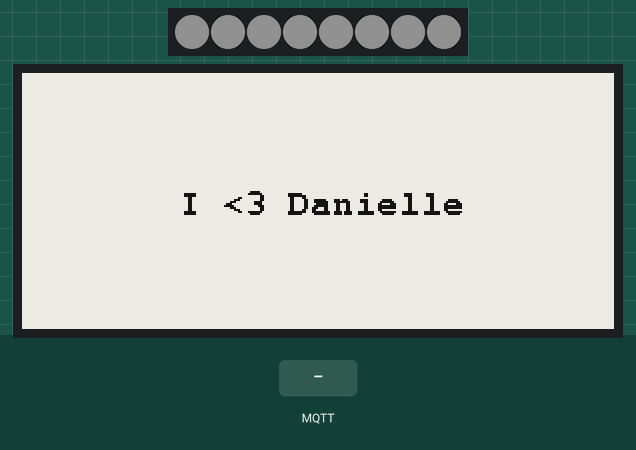
Recording of a sketch running on a simulated ESP32. On the bench: 8 RGB LEDs in strip order, left to right, 296×128 one-colour display. The test bench sets the inputs (shaded band). Dim RGB values are drawn brighter than linear; WiFi joins after 1.5 s; servers stay silent unless stated; no MQTT or app messages arrive unless stated; what the sketch prints to the serial monitor is not drawn.

Above: at 5.5 s.
5.6 s: MQTT message "/badge/text" arrives on the first subscribed topic
At 8.4 s:
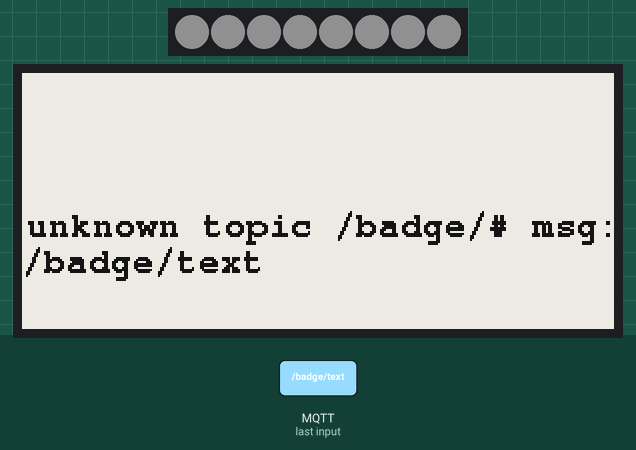
8.6 s: MQTT message "/badge/colour" arrives on the first subscribed topic
At 11.4 s:
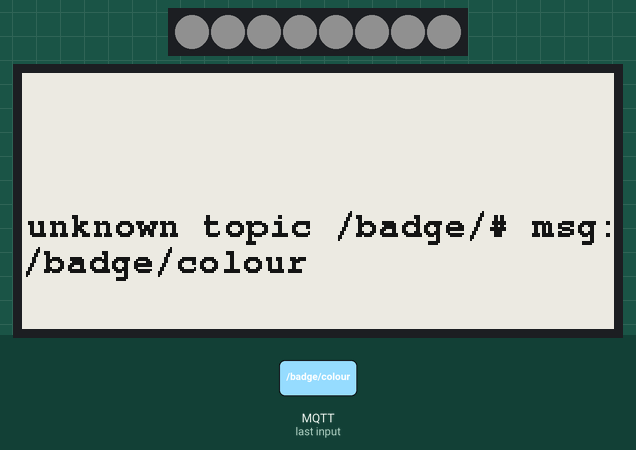
11.6 s: MQTT message "5" arrives on the first subscribed topic
At 14.4 s:
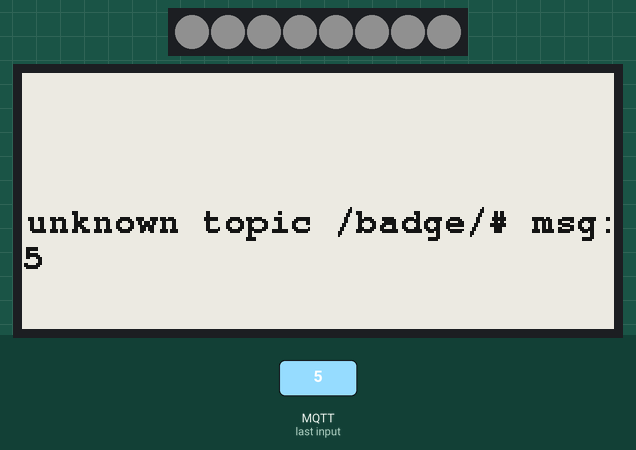
14.6 s: MQTT message "90" arrives on the first subscribed topic
At 17.4 s:
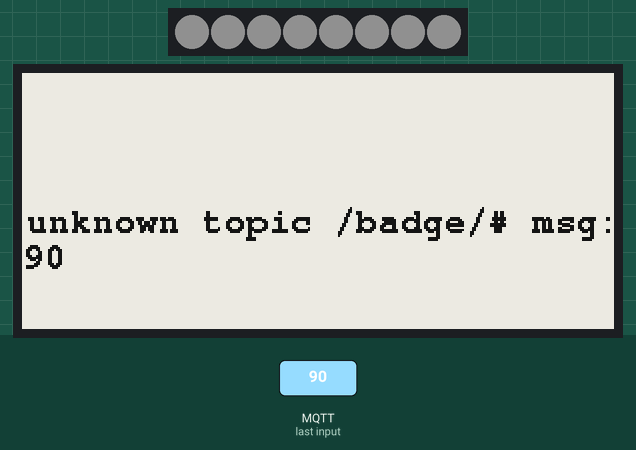
17.6 s: MQTT message "/badge/text" arrives on the first subscribed topic
At 20.4 s:
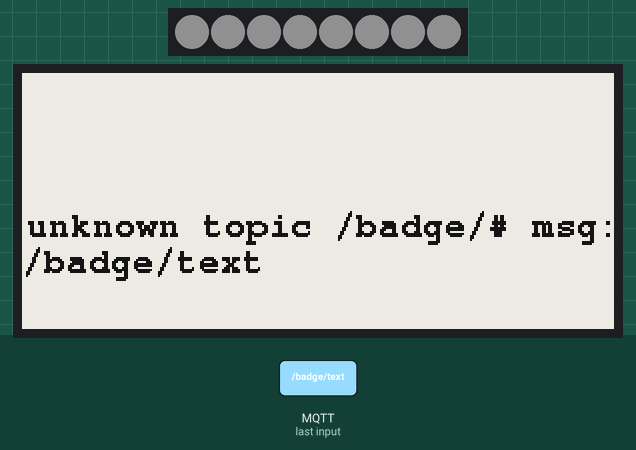
20.6 s: MQTT message "200" arrives on the first subscribed topic
At 24.2 s:
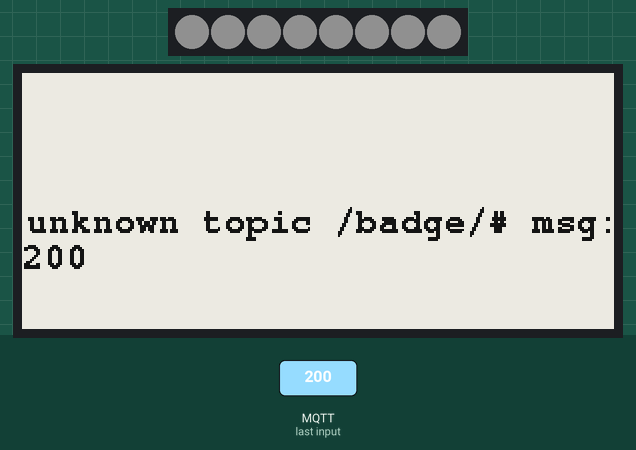
Timing chart, 0 to 24.6 s (numbered marks = the images above; inputs shaded):
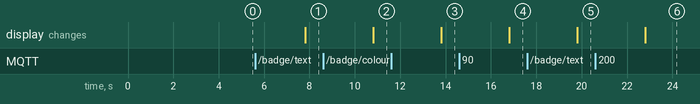

Measured:
- after the input at 5.6 s, the display: changes after 2.2 s (image 1)
- after the input at 8.6 s, the display: changes after 2.2 s (image 2)
- after the input at 11.6 s, the display: changes after 2.2 s (image 3)
- after the input at 14.6 s, the display: changes after 2.2 s (image 4)
- after the input at 17.6 s, the display: changes after 2.2 s (image 5)
- after the input at 20.6 s, the display: changes after 2.2 s (image 6)

The sketch:

badge.ino
```cpp
#include "config.h"

#include <GxEPD2_BW.h>
#include <Fonts/FreeMonoBold9pt7b.h>
#include <Adafruit_NeoPixel.h>
#include <WiFi.h>
#include <MQTT.h>


GxEPD2_BW<GxEPD2_290, GxEPD2_290::HEIGHT> display(GxEPD2_290(/*CS=5*/ SS, /*DC=*/ 17, /*RST=*/ 16, /*BUSY=*/ 4));
Adafruit_NeoPixel strip = Adafruit_NeoPixel(8, 2, NEO_GRB + NEO_KHZ800);

WiFiClient net;

MQTTClient client;


void setup()
{
  //neopixels
  strip.begin();
  strip.setBrightness(16);
  strip.show(); // Initialize all pixels to 'off'
  setColours(0xffffff);

  //Serial
  Serial.begin(115200);

  //Display
  display.init(115200);
  showText("I <3 Danielle");

  //WiFi
  WiFi.begin(ssid, pass);

  //MQTT
  client.begin(mqtt_server, net);
  client.onMessage(messageReceived);

  connect();


  Serial.println("setup done");
}

void loop() {
  client.loop();
  delay(10);  // <- fixes some issues with WiFi stability

  if (!client.connected()) {
    connect();
  }
}


void showText(String text)
{
  //Serial.println("helloWorld");
  // most e-papers have width < height (portrait) as native orientation, especially the small ones
  // in GxEPD2 rotation 0 is used for native orientation (most TFT libraries use 0 fix for portrait orientation)
  // set rotation to 1 (rotate right 90 degrees) to have enough space on small displays (landscape)
  display.setRotation(1);
  // select a suitable font in Adafruit_GFX
  display.setFont(&FreeMonoBold9pt7b);
  // on e-papers black on white is more pleasant to read
  display.setTextColor(GxEPD_BLACK);
  // Adafruit_GFX has a handy method getTextBounds() to determine the boundary box for a text for the actual font
  int16_t tbx, tby; uint16_t tbw, tbh; // boundary box window
  display.getTextBounds(text, 0, 0, &tbx, &tby, &tbw, &tbh); // it works for 0, 0, fortunately (negative tby!)
  // center the boundary box of the text
  uint16_t x = (display.width() - tbw) / 2;
  uint16_t y = (display.height() + tbh) / 2; // y is base line!
  // full window mode is the initial mode, set it anyway
  display.setFullWindow();
  // here we use paged drawing, even if the processor has enough RAM for full buffer
  // so this can be used with any supported processor board.
  // the cost in code overhead and execution time penalty is marginal
  // tell the graphics class to use paged drawing mode
  display.firstPage();
  do
  {
    // this part of code is executed multiple times, as many as needed,
    // in case of full buffer it is executed once
    // IMPORTANT: each iteration needs to draw the same, to avoid strange effects
    // use a copy of values that might change, don't read e.g. from analog or pins in the loop!
    display.fillScreen(GxEPD_WHITE); // set the background to white (fill the buffer with value for white)
    display.setCursor(x, y); // set the postition to start printing text
    display.print(text); // print some text
    // end of part executed multiple times
  }
  // tell the graphics class to transfer the buffer content (page) to the controller buffer
  // the graphics class will command the controller to refresh to the screen when the last page has been transferred
  // returns true if more pages need be drawn and transferred
  // returns false if the last page has been transferred and the screen refreshed for panels without fast partial update
  // returns false for panels with fast partial update when the controller buffer has been written once more, to make the differential buffers equal
  // (for full buffered with fast partial update the (full) buffer is just transferred again, and false returned)
  while (display.nextPage());
  //Serial.println("helloWorld done");
}


void setColours(uint32_t color) {
  for (uint16_t i = 0; i < strip.numPixels(); i++) {
    strip.setPixelColor(i, color);
  }
  strip.show();
}

void connect() {
  Serial.print("checking wifi...");
  while (WiFi.status() != WL_CONNECTED) {
    Serial.print(".");
    delay(1000);
  }

  Serial.print("\nconnecting...");
  while (!client.connect("arduino")) {
    Serial.print(".");
    delay(1000);
  }

  Serial.println("\nconnected!");

  client.subscribe("/badge/#");
}

void messageReceived(String &topic, String &payload) {
  if(topic == "/badge/text") {
      showText(payload);
  } else if (topic == "/badge/colour") {
    setColours(payload.toInt());
  } else {
    showText("unknown topic " + topic + " msg: " + payload);
  }
}
```

config.h
```cpp
const char ssid[] = "SSID";
const char pass[] = "password";
const char mqtt_server[] = "192.168.1.161";
```
